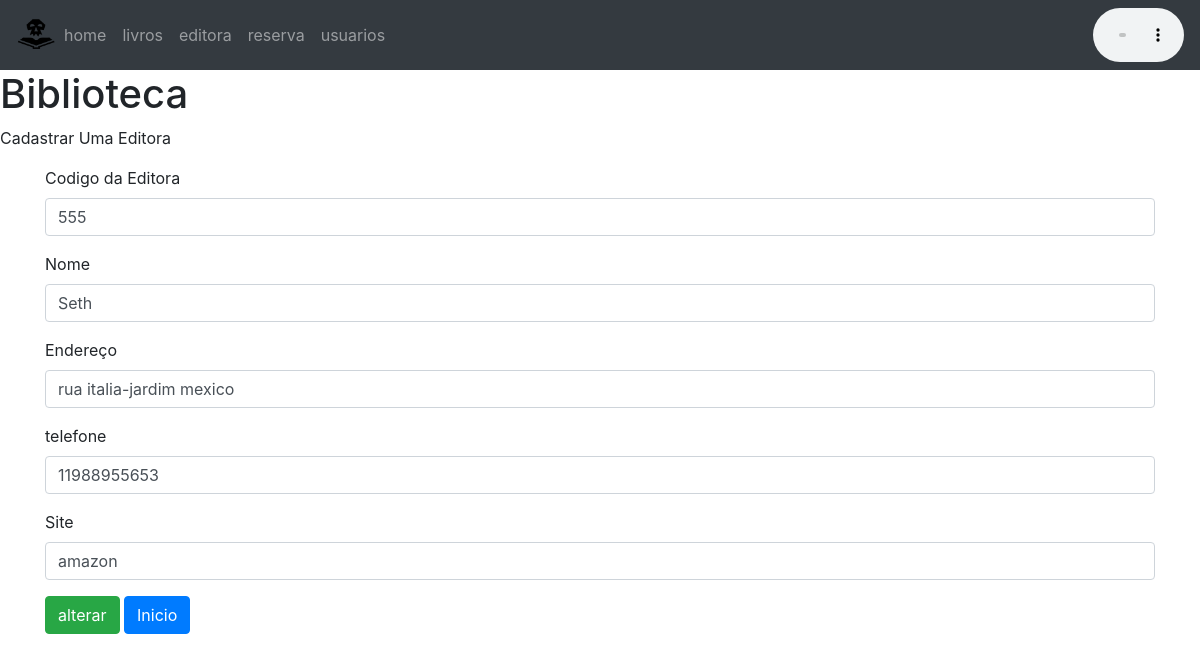
The app's page /heart/cadastrar_edi/?id=1 with its own data.
### heart/models.py (models this page shows, shortened)
class Editora(models.Model):
    Id_Ed = models.CharField(max_length=100)
    Nome = models.CharField(max_length=50)
    Edereco = models.CharField(max_length=100)
    Telefone = models.CharField(max_length=14)
    Site = models.CharField(max_length=100)

### heart/views.py (the view)
# urls.py: path('heart/cadastrar_edi/',views.Editora_reg),
def Editora_reg(request):
    editora = request.GET.get('id')
    if editora:
        lista = Editora.objects.get(id=editora)
        return render(request,'cadastrar.html',{'editora':lista})
    return render(request,'cadastrar.html')

### templates/cadastrar.html (shortened to what this page needs)
{% extends "page-model.html" %}
{% block content %}
<h1> Biblioteca</h1>
<p style="text-aling:center;"> Cadastrar Uma Editora</p>
<form enctype="multipart/form-data" action="submit" method="POST">{% csrf_token%}
    <div class="container">
        <div class="form-group">
            <label for="ids">Codigo da Editora</label>
            <input class="form-control" type="text" name="ids" value="{{editora.Id_Ed}}">
        </div>
        <div class="form-group">
            <label for="nome">Nome</label>
            <input class="form-control" name="nome" type="text" value="{{editora.Nome}}">
        </div>
        <div class="form-group">
            <label for="edereco"> Endereço</label>
            <input class="form-control" name="endereco" type="text" value="{{editora.Edereco}}">
        </div>
        <div class="form-group">
            <label for="telefone">telefone</label>
            <input class="form-control" type="text"  name="telefone" value="{{editora.Telefone}}">
        </div>
        <div class="form-group">
            <label for="site"> Site </label>
            <input class="form-control" type="text" name="site" value="{{editora.Site}}">
        </div>
        <button type="submit" class="btn btn-success">
            {% if editora %}
                alterar
            {% else %}
                Cadastar
            {% endif%}
        </button>
         <a class="btn btn-primary" href="/heart/index">Inicio</a>
    </div>
</form>
{%endblock%}

### records on screen
Editora: ids "555", nome "Seth", endereco "rua italia-jardim mexico", telefone "11988955653", site "amazon"
